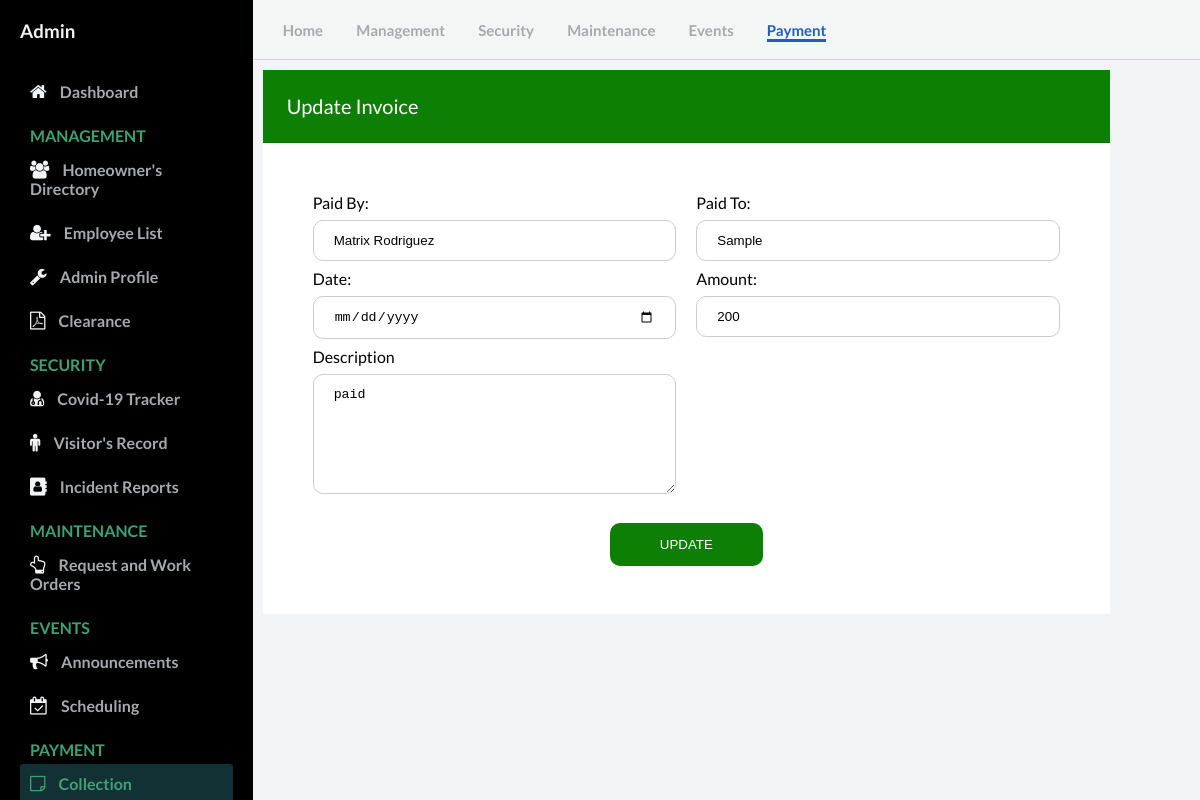
The page /admin/invoice_update.php?edit=1 (signed in) on the database its author committed.
### tables this page shows
CREATE TABLE `invoice` (
  `id` int(11) NOT NULL,
  `pby` text NOT NULL,
  `pto` text NOT NULL,
  `date` varchar(50) NOT NULL,
  `amount` varchar(50) NOT NULL,
  `description` text NOT NULL
);

### admin/invoice_crud.php (called while the page is built, shortened)
<?php
$mysqli = new mysqli('remotemysql.com', 'J5BJ2ZlQGm', 'FYAvWP4mmz', 'J5BJ2ZlQGm') or die(mysqli_error($mysqli));
if (isset($_GET['edit'])){
	$id = $_GET['edit'];
	$query = "SELECT * FROM invoice WHERE id=?";
	$stmt=$mysqli->prepare($query);
	$stmt->bind_param("i",$id);
	$stmt->execute();
	$result=$stmt->get_result();
	$row = $result->fetch_assoc();
		$pby = $row['pby'];
		$pto = $row['pto'];
		$date = $row['date'];
		$description = $row['description'];
		$amount = $row['amount'];
}

### admin/invoice_update.php (the view, shortened to what this page needs)
<!DOCTYPE html>
<html lang="en">
  <head>
    <link rel="stylesheet" href="https://stackpath.bootstrapcdn.com/font-awesome/4.7.0/css/font-awesome.min.css"/>
    <link rel="stylesheet" href="css/style.css" />
  </head>
  <body id="body">
    <div class="container">
      <nav class="navbar">
        <div class="navbar__left">
          <a href="Dashboard.php">Home</a>
          <a href="User.php">Management</a>
          <a href="covid19_tracker.php">Security</a>
          <a href="work_order.php">Maintenance</a>
          <a href="announcement.php">Events</a>
          <a class="active_link" href="invoice.php">Payment</a>
        </div>
      </nav>
<?php require_once 'invoice_crud.php'; ?>
      <main>
        <div class="table_container">
          <div class="card-header" id="user">
            Update Invoice
          </div>
          <form action="invoice_crud.php" method="post" enctype="multipart/form-data">
              <div class="container_inci">
                <div class="row">
                     <div class="column">
                      <label>Paid By:</label><span><input type="text" name="pby" value="<?php echo $pby; ?>"> </span>
                      <label>Date:</label><span><input type="date" name="date" value="<?php echo $date; ?>"></span>
                      <label>Description</label><span><textarea name="description"><?php echo $description; ?></textarea> </span>
                    </div>
                    <div class="column">
                        <label>Paid To:</label><span><input type="text" name="pto" value="<?php echo $pto; ?>"> </span>
                        <label>Amount:</label><span><input  type="text" name="amount" value="<?php echo $amount; ?>"></span>
                    </div>
                    <button class="button_emp" name="update" type="submit" >UPDATE</button>
                </div>
              </div>
          </form>
        </div>
      </main>
      <div id="sidebar">
        <div class="sidebar__title">
            <h3>Admin</h3>
        </div>
        <div class="sidebar__menu">
          <div class="sidebar__link ">
            <i class="fa fa-home"></i>
            <a href="Dashboard.php">Dashboard</a>
          </div>
          <h2>MANAGEMENT</h2>
          <div class="sidebar__link">
            <i class="fa fa-users" aria-hidden="true"></i>
            <a href="User.php">Homeowner's Directory</a>
          </div>
          <div class="sidebar__link">
            <i class="fa fa-user-plus" aria-hidden="true"></i>
            <a href="employees_record.php">Employee List</a>
          </div>
          <div class="sidebar__link">
            <i class="fa fa-wrench"></i>
            <a href="Admin_profile.php">Admin Profile</a>
          </div>
          <div class="sidebar__link">
            <i class="fa fa-file-pdf-o"></i>
            <a href="residency.php">Clearance</a>
          </div>
          <h2>SECURITY</h2>
          <div class="sidebar__link">
            <i class="fa fa-user-md"></i>
            <a href="covid19_tracker.php">Covid-19 Tracker</a>
          </div>
          <div class="sidebar__link">
            <i class="fa fa-male"></i>
            <a href="visitors_record.php">Visitor's Record</a>
          </div>
          <div class="sidebar__link">
            <i class="fa fa-address-book"></i>
            <a href="incident_record.php">Incident Reports</a>
          </div>
          <h2>MAINTENANCE</h2>
          <div class="sidebar__link">
            <i class="fa fa-hand-o-up"></i>
            <a href="work_order.php">Request and Work Orders</a>
          </div>
          <h2>EVENTS</h2>
          <div class="sidebar__link ">
            <i class="fa fa-bullhorn"></i>
            <a href="Announcement.php">Announcements</a>
          </div>
           <div class="sidebar__link">
            <i class="fa fa-calendar-check-o"></i>
            <a href="Scheduling.php">Scheduling</a>
          </div>
          <h2>PAYMENT</h2>
          <div class="sidebar__link active_menu_link">
            <i class="fa fa-sticky-note-o"></i>
            <a href="invoice.php">Collection</a>
          </div>
      </div>
    </div>
  </body>
</html>

### admin/css/style.css (style rules this page uses)
* { margin: 0; padding: 0; }
body { font-family: 'Lato', sans-serif; box-sizing: border-box; }
.container { display: grid; height: 100vh; grid-template-columns: 0.8fr 1fr 1fr 1fr; grid-template-rows: 0.2fr 3fr; grid-template-areas: "sidebar nav nav nav" "sidebar main main main" }
.navbar { background: #f2f7f5; grid-area: nav; height: 60px; display: flex; align-items: center; justify-content: space-between; padding: 0 30px 0 30px; border-bottom: 1px solid lightgray; }
.navbar__left > a { margin-right: 30px; text-decoration: none; color: #a5aaad; font-size: 15px; font-weight: 700; }
.navbar__left .active_link { color: #265acc; border-bottom: 3px solid #265acc; padding-bottom: 12 px; }
main { background: #f3f4f6; grid-area: main; overflow-y: auto; }
#sidebar { background: #000000; grid-area: sidebar; overflow-y: auto; padding: 20px; -webkit-transition: all 0.5s; transition: all 0.5s; }
.sidebar__title { display:flex; justify-content: space-between; align-items: center; color: #f3f4f6; margin-bottom: 30px; }
.sidebar__menu > h2 { color: #3ea175; font-size: 16px; margin-top: 15px; margin-bottom: 5px; padding: 0 10px; font-weight: 700; }
.sidebar__link { color: #f3f4f6; padding: 10px; border-radius: 3px; margin-bottom: 5px; }
.active_menu_link { background: rgba(62, 161, 171,0.3); color: #3ea175; }
.active_menu_link a { color: #3ea175 !important; }
.sidebar__link > a { text-decoration: none; color: #a5aaad; font-weight: 700; }
.sidebar__link >i { margin-right: 10px; font-size: 18px; }
.card-header { padding: 1.50rem; margin-bottom: 0; background-color: #0D7F05; border-bottom: 1px solid rgba(0, 0, 0, 0.125); color: #ffffff; font-size: 20px; }
.table_container { padding: 90px 90px; margin-right: auto; margin-left: auto; width: fit-content; margin-top: -80px; margin-left: -80px; }
input[type=text] { width: 100%; padding: 7px 20px; margin: 10px 0; display: inline-block; border: 1px solid #ccc; border-radius: 5px; box-sizing: border-box; }
input[type=textarea], textarea { width: 100%; padding: 12px 20px; margin: 8px 0; display: inline-block; border: 1px solid #ccc; box-sizing: border-box; border-radius: 10px; height: 120px; }
input[type=text], input[type=password], input[type=date], input[type=time] { width: 100%; padding: 12px 20px; margin: 8px 0; display: inline-block; border: 1px solid #ccc; box-sizing: border-box; border-radius: 10px; }
* { box-sizing: border-box; }
.column { float: left; width: 50%; padding: 10px; }
.row:after { content: ""; display: table; clear: both; }
.button_emp { background-color: #0D7F05; color: white; padding: 14px 20px; margin: 8px 0; border: none; width: 20%; border-radius: 10px; cursor: pointer; margin-left: 40%; }
.dropdown-content a, { color: black; padding: 12px 16px; text-decoration: none; display: block; }
.container_inci { width: 100%; padding-top: 20px; padding: 40px; margin: auto; background-color: white; }

### rows shown on the page
invoice: pby "Matrix Rodriguez", description "paid", pto "Sample", amount "200"
